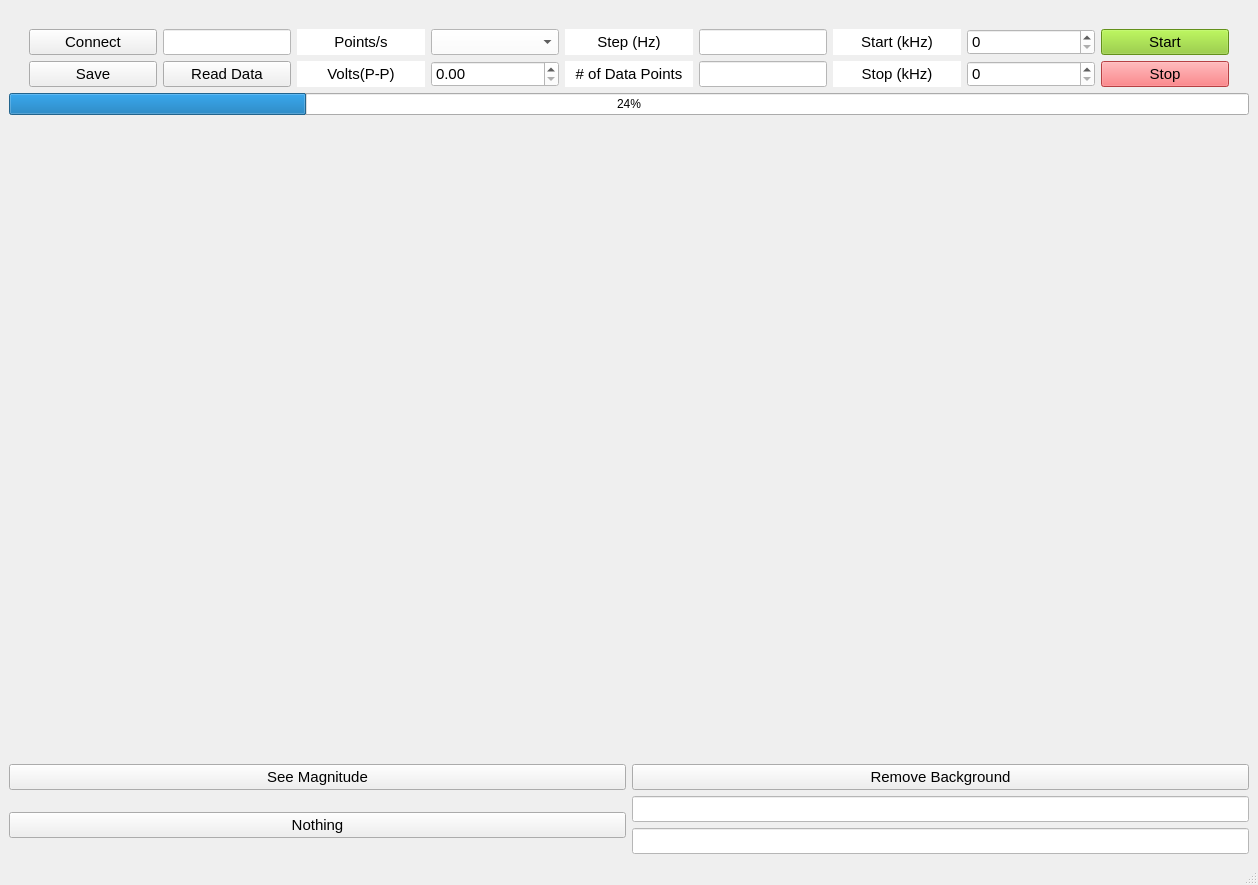
<?xml version="1.0" encoding="UTF-8"?>
<ui version="4.0">
 <class>MainWindow</class>
 <widget class="QMainWindow" name="MainWindow">
  <property name="geometry">
   <rect>
    <x>0</x>
    <y>0</y>
    <width>1258</width>
    <height>885</height>
   </rect>
  </property>
  <property name="sizePolicy">
   <sizepolicy hsizetype="Minimum" vsizetype="Minimum">
    <horstretch>0</horstretch>
    <verstretch>0</verstretch>
   </sizepolicy>
  </property>
  <property name="windowTitle">
   <string>MainWindow</string>
  </property>
  <property name="styleSheet">
   <string notr="true"/>
  </property>
  <widget class="QWidget" name="central_widget">
   <property name="sizePolicy">
    <sizepolicy hsizetype="Preferred" vsizetype="Preferred">
     <horstretch>0</horstretch>
     <verstretch>0</verstretch>
    </sizepolicy>
   </property>
   <property name="styleSheet">
    <string notr="true"/>
   </property>
   <layout class="QVBoxLayout" name="verticalLayout">
    <item>
     <layout class="QGridLayout" name="gridLayout">
      <item row="1" column="8">
       <widget class="QSpinBox" name="startFreqValue">
        <property name="styleSheet">
         <string notr="true">font-size: 15px;background-color: #FFFFFF</string>
        </property>
        <property name="maximum">
         <number>10000</number>
        </property>
        <property name="singleStep">
         <number>100</number>
        </property>
       </widget>
      </item>
      <item row="1" column="4">
       <widget class="QComboBox" name="rateValue">
        <property name="styleSheet">
         <string notr="true">font-size: 15px;background-color: #FFFFFF; color: #000000</string>
        </property>
       </widget>
      </item>
      <item row="7" column="1">
       <widget class="QPushButton" name="saveDatButton">
        <property name="styleSheet">
         <string notr="true">font-size: 15px</string>
        </property>
        <property name="text">
         <string>Save</string>
        </property>
       </widget>
      </item>
      <item row="7" column="5">
       <widget class="QLabel" name="pointLabel">
        <property name="styleSheet">
         <string notr="true">font-size: 15px;background-color: #FFFFFF</string>
        </property>
        <property name="text">
         <string># of Data Points</string>
        </property>
        <property name="alignment">
         <set>Qt::AlignCenter</set>
        </property>
       </widget>
      </item>
      <item row="1" column="7">
       <widget class="QLabel" name="startFreqLabel">
        <property name="styleSheet">
         <string notr="true">font-size: 15px;background-color: #FFFFFF</string>
        </property>
        <property name="text">
         <string>Start (kHz)</string>
        </property>
        <property name="alignment">
         <set>Qt::AlignCenter</set>
        </property>
       </widget>
      </item>
      <item row="0" column="5">
       <spacer name="verticalSpacer">
        <property name="orientation">
         <enum>Qt::Vertical</enum>
        </property>
        <property name="sizeType">
         <enum>QSizePolicy::Fixed</enum>
        </property>
        <property name="sizeHint" stdset="0">
         <size>
          <width>20</width>
          <height>20</height>
         </size>
        </property>
       </spacer>
      </item>
      <item row="1" column="3">
       <widget class="QLabel" name="rateLabel">
        <property name="styleSheet">
         <string notr="true">font-size: 15px; background-color: #FFFFFF</string>
        </property>
        <property name="text">
         <string>Points/s</string>
        </property>
        <property name="alignment">
         <set>Qt::AlignCenter</set>
        </property>
       </widget>
      </item>
      <item row="1" column="9">
       <widget class="QPushButton" name="startButton">
        <property name="styleSheet">
         <string notr="true">font-size: 15px;background-color: #8ac926</string>
        </property>
        <property name="text">
         <string>Start</string>
        </property>
       </widget>
      </item>
      <item row="7" column="3">
       <widget class="QLabel" name="voltageLabel">
        <property name="styleSheet">
         <string notr="true">font-size: 15px; background-color: #FFFFFF</string>
        </property>
        <property name="text">
         <string>Volts(P-P)</string>
        </property>
        <property name="alignment">
         <set>Qt::AlignCenter</set>
        </property>
       </widget>
      </item>
      <item row="1" column="1">
       <widget class="QPushButton" name="connectButton">
        <property name="styleSheet">
         <string notr="true">font-size: 15px</string>
        </property>
        <property name="text">
         <string>Connect</string>
        </property>
       </widget>
      </item>
      <item row="1" column="10">
       <spacer name="horizontalSpacer_2">
        <property name="orientation">
         <enum>Qt::Horizontal</enum>
        </property>
        <property name="sizeType">
         <enum>QSizePolicy::Fixed</enum>
        </property>
        <property name="sizeHint" stdset="0">
         <size>
          <width>20</width>
          <height>20</height>
         </size>
        </property>
       </spacer>
      </item>
      <item row="7" column="7">
       <widget class="QLabel" name="stopFreqLabel">
        <property name="styleSheet">
         <string notr="true">font-size: 15px;background-color: #FFFFFF</string>
        </property>
        <property name="text">
         <string>Stop (kHz)</string>
        </property>
        <property name="alignment">
         <set>Qt::AlignCenter</set>
        </property>
       </widget>
      </item>
      <item row="1" column="0">
       <spacer name="horizontalSpacer">
        <property name="orientation">
         <enum>Qt::Horizontal</enum>
        </property>
        <property name="sizeType">
         <enum>QSizePolicy::Fixed</enum>
        </property>
        <property name="sizeHint" stdset="0">
         <size>
          <width>20</width>
          <height>20</height>
         </size>
        </property>
       </spacer>
      </item>
      <item row="1" column="5">
       <widget class="QLabel" name="stepLabel">
        <property name="styleSheet">
         <string notr="true">font-size: 15px;background-color: #FFFFFF</string>
        </property>
        <property name="text">
         <string>Step (Hz)</string>
        </property>
        <property name="alignment">
         <set>Qt::AlignCenter</set>
        </property>
       </widget>
      </item>
      <item row="1" column="2">
       <widget class="QLineEdit" name="addressValue">
        <property name="sizePolicy">
         <sizepolicy hsizetype="Ignored" vsizetype="Ignored">
          <horstretch>0</horstretch>
          <verstretch>0</verstretch>
         </sizepolicy>
        </property>
        <property name="styleSheet">
         <string notr="true">font-size: 15px;background-color: #FFFFFF</string>
        </property>
        <property name="frame">
         <bool>true</bool>
        </property>
        <property name="alignment">
         <set>Qt::AlignCenter</set>
        </property>
       </widget>
      </item>
      <item row="7" column="4">
       <widget class="QDoubleSpinBox" name="voltageValue">
        <property name="styleSheet">
         <string notr="true">font-size: 15px;background-color: #FFFFFF</string>
        </property>
        <property name="frame">
         <bool>true</bool>
        </property>
        <property name="readOnly">
         <bool>false</bool>
        </property>
        <property name="maximum">
         <double>30.000000000000000</double>
        </property>
       </widget>
      </item>
      <item row="7" column="9">
       <widget class="QPushButton" name="stopButton">
        <property name="styleSheet">
         <string notr="true">font-size: 15px;background-color:#ff595e</string>
        </property>
        <property name="text">
         <string>Stop</string>
        </property>
       </widget>
      </item>
      <item row="7" column="2">
       <widget class="QPushButton" name="readDatButton">
        <property name="styleSheet">
         <string notr="true">font-size: 15px</string>
        </property>
        <property name="text">
         <string>Read Data</string>
        </property>
       </widget>
      </item>
      <item row="7" column="8">
       <widget class="QSpinBox" name="stopFreqValue">
        <property name="styleSheet">
         <string notr="true">font-size: 15px;background-color: #FFFFFF</string>
        </property>
        <property name="maximum">
         <number>10000</number>
        </property>
        <property name="singleStep">
         <number>100</number>
        </property>
       </widget>
      </item>
      <item row="1" column="6">
       <widget class="QLineEdit" name="stepValue">
        <property name="enabled">
         <bool>true</bool>
        </property>
        <property name="sizePolicy">
         <sizepolicy hsizetype="Ignored" vsizetype="Ignored">
          <horstretch>0</horstretch>
          <verstretch>0</verstretch>
         </sizepolicy>
        </property>
        <property name="styleSheet">
         <string notr="true">font-size: 15px;background-color: #FFFFFF</string>
        </property>
       </widget>
      </item>
      <item row="7" column="6">
       <widget class="QLineEdit" name="pointValue">
        <property name="enabled">
         <bool>false</bool>
        </property>
        <property name="sizePolicy">
         <sizepolicy hsizetype="Ignored" vsizetype="Fixed">
          <horstretch>0</horstretch>
          <verstretch>0</verstretch>
         </sizepolicy>
        </property>
        <property name="styleSheet">
         <string notr="true">font-size: 15px;background-color: #FFFFFF</string>
        </property>
       </widget>
      </item>
     </layout>
    </item>
    <item>
     <widget class="QProgressBar" name="progressBar">
      <property name="value">
       <number>24</number>
      </property>
     </widget>
    </item>
    <item>
     <widget class="QWidget" name="plot_widget" native="true">
      <property name="enabled">
       <bool>true</bool>
      </property>
     </widget>
    </item>
    <item>
     <layout class="QGridLayout" name="gridLayout_2">
      <item row="2" column="1">
       <layout class="QGridLayout" name="gridLayout_3">
        <item row="0" column="0">
         <widget class="QLineEdit" name="lpFilterValue">
          <property name="sizePolicy">
           <sizepolicy hsizetype="Minimum" vsizetype="Minimum">
            <horstretch>0</horstretch>
            <verstretch>0</verstretch>
           </sizepolicy>
          </property>
          <property name="styleSheet">
           <string notr="true">font-size: 15px;background-color: #FFFFFF</string>
          </property>
         </widget>
        </item>
        <item row="1" column="0">
         <widget class="QLineEdit" name="hpFilterValue">
          <property name="sizePolicy">
           <sizepolicy hsizetype="Minimum" vsizetype="Minimum">
            <horstretch>0</horstretch>
            <verstretch>0</verstretch>
           </sizepolicy>
          </property>
          <property name="styleSheet">
           <string notr="true">font-size: 15px;background-color: #FFFFFF</string>
          </property>
         </widget>
        </item>
       </layout>
      </item>
      <item row="0" column="0">
       <widget class="QPushButton" name="plotButton">
        <property name="styleSheet">
         <string notr="true">font-size: 15px;</string>
        </property>
        <property name="text">
         <string>See Magnitude</string>
        </property>
       </widget>
      </item>
      <item row="0" column="1">
       <widget class="QPushButton" name="filterButton">
        <property name="styleSheet">
         <string notr="true">font-size: 15px;</string>
        </property>
        <property name="text">
         <string>Remove Background</string>
        </property>
       </widget>
      </item>
      <item row="2" column="0">
       <widget class="QPushButton" name="logButton">
        <property name="sizePolicy">
         <sizepolicy hsizetype="Minimum" vsizetype="Fixed">
          <horstretch>0</horstretch>
          <verstretch>0</verstretch>
         </sizepolicy>
        </property>
        <property name="styleSheet">
         <string notr="true">font-size: 15px;</string>
        </property>
        <property name="text">
         <string>Nothing</string>
        </property>
       </widget>
      </item>
     </layout>
    </item>
   </layout>
  </widget>
  <widget class="QStatusBar" name="statusbar"/>
 </widget>
 <resources/>
 <connections/>
</ui>
